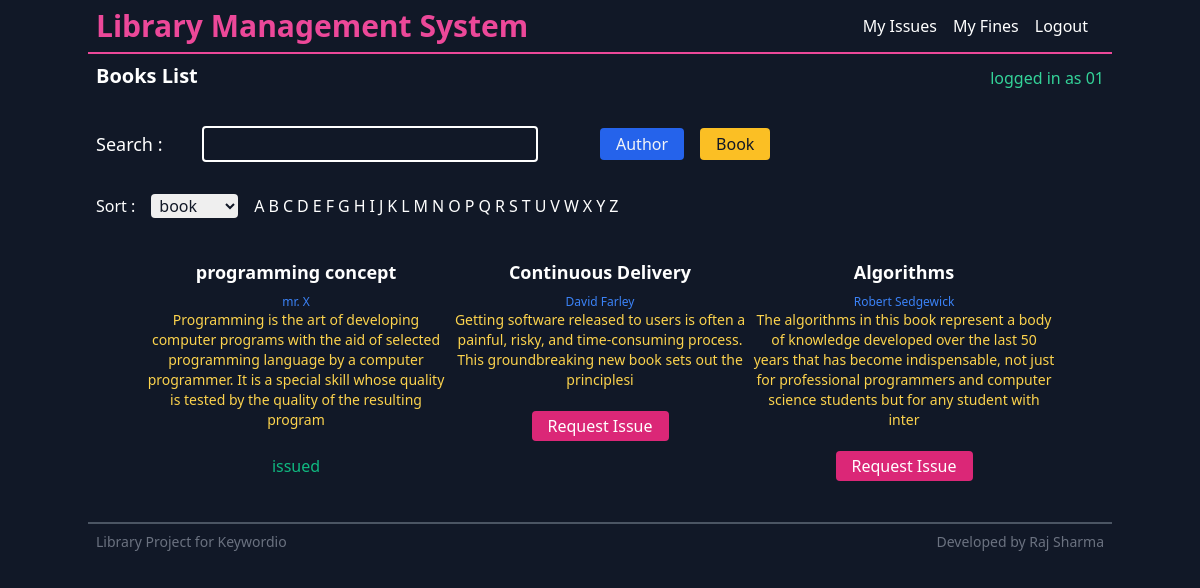
Screenshot of / (signed in) with the database file from the repository.
### library/models.py (models this page shows, shortened)
class Book(models.Model):
    name=models.CharField(max_length=350)
    author=models.ForeignKey(Author,on_delete=models.CASCADE)
    category=models.CharField(max_length=220)

class Author(models.Model):
    name=models.CharField(max_length=350)
    description=models.CharField(max_length=450)
    def __str__(self):
        return self.name

### library/views.py (the view)
# urls.py: path('',allbooks,name='home'),
def allbooks(request):
    requestedbooks,issuedbooks=getmybooks(request.user)
    allbooks=Book.objects.all()
    return render(request,'library/home.html',{'books':allbooks,'issuedbooks':issuedbooks,'requestedbooks':requestedbooks})

### library/utilities.py (called while the page is built)
def getmybooks(user):
    requestedbooks=[]
    issuedbooks=[]
    if user.is_authenticated:
        student = Student.objects.filter(student_id=user)
        if student:
            for b in Book.objects.all():
                for i in b.issue_set.all():
                    if i.student==student[0]:
                        if i.issued:
                            issuedbooks.append(b)
                        else:
                            requestedbooks.append(b)
    return [requestedbooks,issuedbooks]

### templates/library/home.html (shortened to what this page needs)
{% extends 'base.html' %} {% block heading %} Books List {% endblock heading %}
{% block content %}
<form class="flex sm:flex-row flex-col" action="/search/">
  <div
    class="w-full md:w-1/2 l:w-1/3 flex flex-col sm:flex-row sm:items-center"
  >
    <label class="text-lg" for="search-query">Search :</label>
    <input
      class="w-full sm:w-2/3 px-2 py-1 bg-transparent border-white border-2 mt-4 sm:mt-0 sm:ml-10 rounded text-white"
      type="text"
      name="search-query"
      id="search"
    />
  </div>
  <div class="flex space-x-4 mt-4 sm:mt-0 flex-row sm:items-center">
    <button
      class="text-white hover:shadow-md rounded bg-blue-600 px-4 py-1 text-gray-100"
      name="author"
    >
      Author
    </button>
    <button
      class="hover:shadow-md bg-yellow-400 text-gray-900 rounded px-4 py-1"
      name="book"
    >
      Book
    </button>
  </div>
</form>
<form
  class="flex flex-col sm:flex-row sm:space-x-4 mt-8 sm:items-center"
  action="/sort/"
>
  <h3>Sort :</h3>
  <select
    class="rounded focus:outline-none focus:ring-2 focus:ring-red-200 focus:border-red-500 text-base pr-3 pl-1 text-gray-900"
    name="sort_type"
    id="sort_type"
  >
    <option value="book">book</option>
  </select>
  <ul id="sortable" class="flex flex-wrap space-x-1">
    <li><button name="sort" value="A">A</button></li>
    <li><button name="sort" value="B">B</button></li>
    <li><button name="sort" value="C">C</button></li>
    <li><button name="sort" value="D">D</button></li>
    <li><button name="sort" value="E">E</button></li>
    <li><button name="sort" value="F">F</button></li>
    <li><button name="sort" value="G">G</button></li>
    <li><button name="sort" value="H">H</button></li>
    <li><button name="sort" value="I">I</button></li>
    <li><button name="sort" value="J">J</button></li>
    <li><button name="sort" value="K">K</button></li>
    <li><button name="sort" value="L">L</button></li>
    <li><button name="sort" value="M">M</button></li>
    <li><button name="sort" value="N">N</button></li>
    <li><button name="sort" value="O">O</button></li>
    <li><button name="sort" value="P">P</button></li>
    <li><button name="sort" value="Q">Q</button></li>
    <li><button name="sort" value="R">R</button></li>
    <li><button name="sort" value="S">S</button></li>
    <li><button name="sort" value="T">T</button></li>
    <li><button name="sort" value="U">U</button></li>
    <li><button name="sort" value="V">V</button></li>
    <li><button name="sort" value="W">W</button></li>
    <li><button name="sort" value="X">X</button></li>
    <li><button name="sort" value="Y">Y</button></li>
    <li><button name="sort" value="Z">Z</button></li>
  </ul>
</form>
<ul
  class="mt-10 md:px-4 lg:px-12 xl:px-0 grid grid-cols-1 md:grid-cols-3 xl:grid-cols-4"
>
  {% for book in books %}
  <li class="mb-12 md:mb-4 mx-auto text-center">
    <h2 class="text-lg font-bold">{{book.name}}</h2>
    <h4 class="text-xs font-regular text-blue-500 pt-2">{{book.author}}</h4>
    <h4 class="text-sm pb-2 text-yellow-300">{{book.category}}</h4>
    <div class="grid place-items-center p-2">
    </div>
    {% if not user.is_superuser and not user.is_anonymous %}
    {% if book in issuedbooks %}
    <p class="text-green-500 font-medium">issued</p>
    {% elif book in requestedbooks %}
    <p class="font-medium">issued requested</p>
    {% else %}
    <a
      class="text-white hover:shadow-md rounded bg-pink-600 px-4 py-1"
      href="/request-book-issue/{{book.id}}/"
      >Request Issue</a
    >
    {% endif %} {% endif %}
  </li>
  {% endfor %}
</ul>
{% endblock content %}

### templates/base.html (shortened to what this page needs)
<!DOCTYPE html>
<html lang="en">
  <head>
    <link
      href="https://unpkg.com/tailwindcss@^2/dist/tailwind.min.css"
      rel="stylesheet"
    />
  </head>
  <body class="min-h-screen bg-gray-900 text-white">
    {% include 'nav.html' %}
    <header
      class="flex flex-row justify-between items-end mb-5 md:mx-auto max-w-5xl p-2"
    >
      <h1 class="font-bold text-lg sm:text-xl capitalize">
        {%block heading %}{% endblock heading %}
      </h1>
      {% if user.is_anonymous %}
      <h2 class="text-red-400 sm:pr-5 xl:pr-3">logged out</h2>
      {% else %}
      <h2 class="text-green-400">logged in as {{user}}</h2>
      {% endif %}
    </header>
    <main class="container md:mx-auto max-w-5xl p-2">
      {% block content %}{% endblock content %}
    </main>
    {% include 'footer.html' %}
  </body>
</html>

### rows the page displays
Book: name "programming concept", author "mr. X", category "Programming is the art of developing computer programs with the aid of selected programming language by a computer programmer. It is a special skill whose quality is tested by the quality of the resulting program", shows "issued"
Book: name "Continuous Delivery", author "David Farley", category "Getting software released to users is often a painful, risky, and time-consuming process. This groundbreaking new book sets out the principlesi"
Book: name "Algorithms", author "Robert Sedgewick", category "The algorithms in this book represent a body of knowledge developed over the last 50 years that has become indispensable, not just for professional programmers and computer science students but for any student with inter"

### other values shown
{{ user }} "01"
